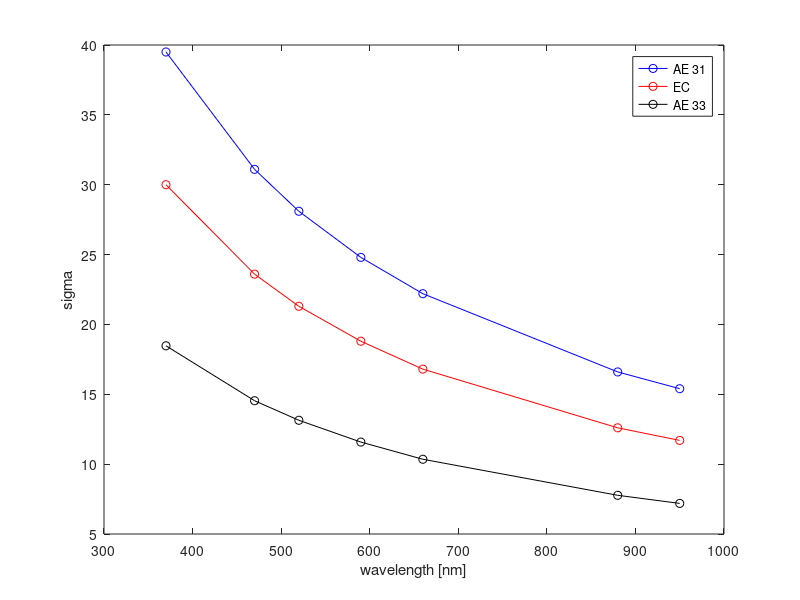

Source code (MATLAB): (Note: this script raises an error after producing the figure.)
function aeth = proc_aeth2spota1_v2


% Aetheometer mass absorption cross-sections
% These aren't final form.
% I have confirmed the BC_uncorrected values.  Have not been able to reproduce K, but
% Have been able to produce BC (corrected) from BC_1_NC and ATN1 plus "k" as
% provided, and to visually confirm that BC (corrected) looks good across spot
% advance except for noisiness.
% Therefore, try smoothing Tr1 to get less noisy ATN1 and BC_1_NC, then apply k to
% yield less noisy BC and by inference Bap.
% Then compare to PSAP as below
% Ultimately would want to quantitatively assess:
%    A) The explicit benefit of different duration box-car smoothing on
%    PSAP and on AE33.  Looks likely that Allan variance will limit benefit
%    of longer averaging of AE33 to fairly short durations.
%    B)Quantitative bi-square regression of PSAP vs AE33, both uncorrected
%    C)Quantitative bi-square regression of PSAP vs AE33, both corrected
%    for filter loading, multiple scattering
%    D) Consistent method to assess statistical noise.  Maybe need to
%    request a test with filtered air?

spec_attn.AE31.nm = [370,470,520,590,660,880,950];
spec_attn.AE31.sigma = [39.5, 31.1, 28.1, 24.8, 22.2, 16.6, 15.4];
spec_attn.AE31.P = polyfit(log(spec_attn.AE31.nm./1000), log(spec_attn.AE31.sigma), 1);P.AE31 = spec_attn.AE31.P;

spec_attn.EC.nm = [370,470,520,590,660,880,950];
spec_attn.EC.sigma = [30,23.6,21.3,18.8, 16.8, 12.6, 11.7];
spec_attn.EC.P = polyfit(log(spec_attn.EC.nm./1000), log(spec_attn.EC.sigma), 1);P.EC = spec_attn.EC.P ;

%From Aeth33 manual

spec_attn.AE33.nm = [370,470,520,590,660,880,950];
spec_attn.AE33.sigma = [18.47, 14.54, 13.14, 11.58, 10.35, 7.77, 7.19];
spec_attn.AE33.P = polyfit(log(spec_attn.AE33.nm./1000), log(spec_attn.AE33.sigma), 1);P.AE33 = spec_attn.AE33.P;

% 
% 
figure; 
plot(spec_attn.AE31.nm, spec_attn.AE31.sigma, 'bo-', ...
   spec_attn.EC.nm, spec_attn.EC.sigma, 'ro-', ...
   spec_attn.AE33.nm, spec_attn.AE33.sigma, 'ko-');
lg = legend('AE 31','EC','AE 33');set(lg,'interp','none');
xlabel('wavelength [nm]');
ylabel('sigma')
logx; logy;

% The function "anc_bundle_files" reads one or more ARM netcdf files and 
% concatenates or 'bundles' them together into a single structure
% psap3w = ARM_display_beta;
aeth = anc_bundle_files(getfullname('*aosae*.nc','aeth')); % aeth = ARM_display_beta;
% ae_data = aeth.vdata;
% ae_data.time = aeth.time;
% ae_meta.vars = aeth.vatts;
% ae_meta.global = aeth.gatts;

% According to manual, define ATN0 when bit 1 = 0 and bit 2 = 1
ii = find( ~bitget(aeth.vdata.instrument_status,1) & bitget(aeth.vdata.instrument_status,2));

tr_1 = aeth.vdata.sample_intensity_spot_1./aeth.vdata.reference_intensity; 
Tr_1 = tr_1; 
for aa = ii
    Tr_1(:,aa:end) = tr_1(:,aa:end)./(tr_1(:,aa)*ones(size(aeth.time(aa:end))));
end
instrument_status = bitset(aeth.vdata.instrument_status,17,false);
Tr_1(:,instrument_status>0) = NaN;
ATN_1 = -100.*log(Tr_1);

figure_(16); plot(aeth.time, [aeth.vdata.sample_intensity_spot_1(1,:); aeth.vdata.reference_intensity(1,:)],'.'); dynamicDateTicks
figure_(17); these = plot(aeth.time,Tr_1, '-'); title('Tr spot 1'); dynamicDateTicks;
axs(4) = gca; % ylim([-.1, 1.1]);
recolor(these,[aeth.vdata.wavelength ; aeth.vdata.wavelength]); colorbar;
xl = xlim;

% figure; plot(aeth.time, ae_data.power_supply_temperature,'-'); dynamicDateTicks
% legend('power supply temperature');
% xlim(xl);

% ARM_display_beta;
 % According to Gunnar, we have tape 8050 with an assumed Zeta 0.025
% % Also according MaGee according to Gunnar, AE33 spot size is 10 mm diam
spot_area = pi .* 5.^2;

disp('Be patient, the integral and smoother take a little while');

tic
% the new idea 2023-03-18
% new idea is to smooth Tr, recompute ATN, 
[Bab_1_raw_1m, dV1_ss, dL1_ss] = smooth_Bab(aeth.time, aeth.vdata.sample_flow_rate_spot_1, Tr_1,60, spot_area);
% [Bab_1_raw_1m, Tr_1m, dV_1m, dL_1m] = smooth_Tr_i_Bab(aeth.time, aeth.vdata.sample_flow_rate_spot_1, Tr_1,60, spot_area);
% ATN1_1m = -100.*log(Tr_1m);
toc

Wein_C = 1.57; % Weingartner multiple scattering correction parameter C
Wein_C = 1.39; % C consistent with lab testing at TROPOS in Leipzig.
% Wein_C = 1.77; % Weingartner multiple scattering correction parameter C
 % suggestion from Gunnar that we use zeta 0.025
 % results in a strong match between McGee reported BC values (smoothed to
 % 60s) and my 1m comparable value computed from raw intensities with
 % Wein_C = 1.39 and zeta correction applied. 
zeta_leak = 0.025; 
Bab_1_1m= Bab_1_raw_1m./(Wein_C.*(1-zeta_leak)); 

% psap1s = anc_load;
% figure; plot(aeth.time, Bab_1_raw_1m(2,:), '-x', psap1s.time, psap1s.vdata.Ba_B_raw,'kx-'); dynamicDateTicks
% figure; plot(aeth.time, Bab_1_1m(2,:), '-x', psap1s.time, psap1s.vdata.Ba_B_raw,'kx-'); dynamicDateTicks
%The values for B2_raw and B1_raw are from the raw file reported by AE33
B1_raw = aeth.vdata.equivalent_black_carbon_spot_1_uncorrected;

% The values for B1 and B2 below are computed from the raw intensities in
% the file but have been averaged as per smooth_Bab
% units.  Bab is in 1/Mm.  sigma is m2/g but BC is in ng/m^3
BC1 = 1e3.*Bab_1_1m ./ (spec_attn.AE33.sigma' * ones([1,length(aeth.time)]));
k = aeth.vdata.loading_correction_factor;
BC = BC1./(1-k.*ATN_1);
v = axis;
figure; plot(aeth.time, BC1(2,:), 'x',smooth(aeth.time,60), smooth(B1_raw(2,:),60),'o'); dynamicDateTicks; zoom('on');
legend('mine BC raw','McGee BC raw');

figure; plot(aeth.time, BC(2,:), 'x',smooth(aeth.time,60), smooth(aeth.vdata.equivalent_black_carbon(2,:),60),'o'); dynamicDateTicks; zoom('on');
legend('mine BC','McGee BC smoothed');
% OK, not only does the BC correct for loading, but also my BC and McGee BC agree
% Now, convert back to Bap

Bap = (BC./1e3).*(spec_attn.AE33.sigma' * ones([1,length(aeth.time)]));
aop = anc_bundle_files;
figure; plot(aop.time, [aop.vdata.Ba_B_combined;aop.vdata.Ba_G_combined;aop.vdata.Ba_R_combined],'o') ;dynamicDateTicks
figure; plot(aeth.time, Bap([2,3 5],:), 'x'); dynamicDateTicks;


[oine, eino] = nearest(aop.time, aeth.time);
figure; plot(aop.vdata.Ba_B_combined(oine).*((Bap(2,eino)>0)&(aop.vdata.Ba_B_combined(oine)>0)), .4714.*Bap(2,eino).*((Bap(2,eino)>0)&(aop.vdata.Ba_B_combined(oine)>0)), 'bo'); axis('square');

return




